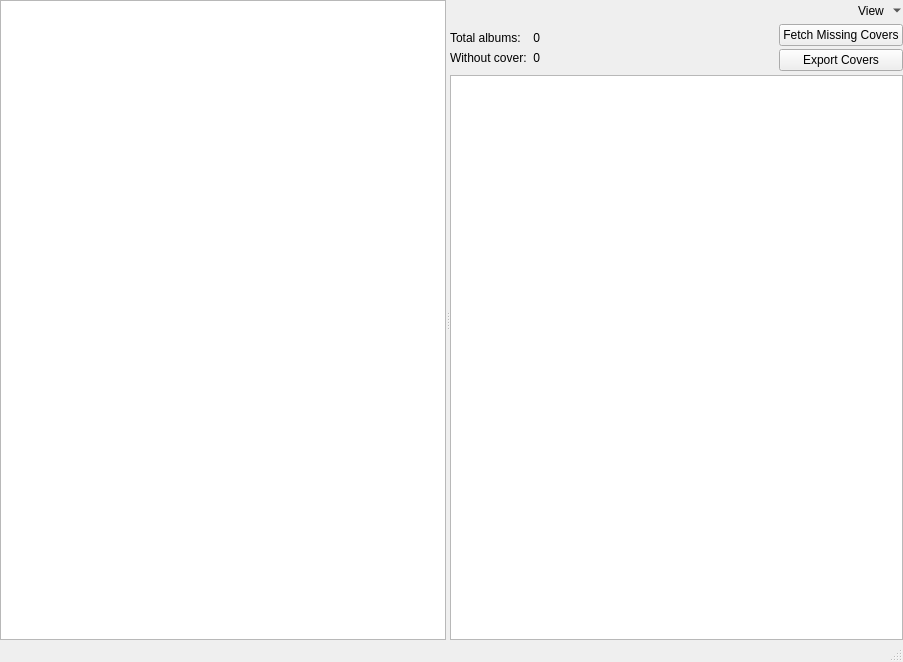
<?xml version="1.0" encoding="UTF-8"?>
<ui version="4.0">
 <class>CoverManager</class>
 <widget class="QMainWindow" name="CoverManager">
  <property name="geometry">
   <rect>
    <x>0</x>
    <y>0</y>
    <width>903</width>
    <height>662</height>
   </rect>
  </property>
  <property name="windowTitle">
   <string>Cover Manager</string>
  </property>
  <property name="windowIcon">
   <iconset resource="../../data/icons.qrc">
    <normaloff>:/icons/64x64/mango.png</normaloff>:/icons/64x64/mango.png</iconset>
  </property>
  <widget class="QWidget" name="centralWidget">
   <layout class="QVBoxLayout" name="verticalLayout_2">
    <property name="leftMargin">
     <number>0</number>
    </property>
    <property name="topMargin">
     <number>0</number>
    </property>
    <property name="rightMargin">
     <number>0</number>
    </property>
    <property name="bottomMargin">
     <number>0</number>
    </property>
    <item>
     <widget class="QSplitter" name="splitter">
      <property name="orientation">
       <enum>Qt::Horizontal</enum>
      </property>
      <widget class="QListWidget" name="artists">
       <property name="alternatingRowColors">
        <bool>true</bool>
       </property>
       <property name="selectionBehavior">
        <enum>QAbstractItemView::SelectRows</enum>
       </property>
       <property name="iconSize">
        <size>
         <width>24</width>
         <height>24</height>
        </size>
       </property>
       <property name="uniformItemSizes">
        <bool>true</bool>
       </property>
      </widget>
      <widget class="QWidget" name="widget" native="true">
       <layout class="QVBoxLayout" name="verticalLayout">
        <property name="spacing">
         <number>0</number>
        </property>
        <property name="leftMargin">
         <number>0</number>
        </property>
        <property name="topMargin">
         <number>0</number>
        </property>
        <property name="rightMargin">
         <number>0</number>
        </property>
        <property name="bottomMargin">
         <number>0</number>
        </property>
        <item>
         <layout class="QHBoxLayout" name="horizontalLayout_2">
          <property name="spacing">
           <number>6</number>
          </property>
          <property name="bottomMargin">
           <number>0</number>
          </property>
          <item>
           <widget class="SearchField" name="filter" native="true">
            <property name="placeholderText" stdset="0">
             <string>Enter search terms here</string>
            </property>
           </widget>
          </item>
          <item>
           <widget class="QToolButton" name="view">
            <property name="accessibleName">
             <string>MenuPopupToolButton</string>
            </property>
            <property name="text">
             <string>View</string>
            </property>
            <property name="iconSize">
             <size>
              <width>16</width>
              <height>16</height>
             </size>
            </property>
            <property name="popupMode">
             <enum>QToolButton::MenuButtonPopup</enum>
            </property>
            <property name="toolButtonStyle">
             <enum>Qt::ToolButtonTextBesideIcon</enum>
            </property>
            <property name="autoRaise">
             <bool>true</bool>
            </property>
           </widget>
          </item>
         </layout>
        </item>
        <item>
         <layout class="QHBoxLayout" name="horizontalLayout">
          <property name="spacing">
           <number>6</number>
          </property>
          <item>
           <layout class="QVBoxLayout" name="verticalLayout_4" stretch="0,0">
            <property name="topMargin">
             <number>10</number>
            </property>
            <property name="bottomMargin">
             <number>10</number>
            </property>
            <item>
             <widget class="QLabel" name="label_3">
              <property name="text">
               <string>Total albums:</string>
              </property>
             </widget>
            </item>
            <item>
             <widget class="QLabel" name="label_2">
              <property name="text">
               <string>Without cover:</string>
              </property>
             </widget>
            </item>
           </layout>
          </item>
          <item>
           <layout class="QVBoxLayout" name="verticalLayout_6">
            <property name="topMargin">
             <number>10</number>
            </property>
            <property name="bottomMargin">
             <number>10</number>
            </property>
            <item>
             <widget class="QLabel" name="total_albums">
              <property name="layoutDirection">
               <enum>Qt::RightToLeft</enum>
              </property>
              <property name="text">
               <string>0</string>
              </property>
              <property name="alignment">
               <set>Qt::AlignRight|Qt::AlignTrailing|Qt::AlignVCenter</set>
              </property>
             </widget>
            </item>
            <item>
             <widget class="QLabel" name="without_cover">
              <property name="text">
               <string>0</string>
              </property>
              <property name="alignment">
               <set>Qt::AlignRight|Qt::AlignTrailing|Qt::AlignVCenter</set>
              </property>
             </widget>
            </item>
           </layout>
          </item>
          <item>
           <spacer name="horizontalSpacer">
            <property name="orientation">
             <enum>Qt::Horizontal</enum>
            </property>
            <property name="sizeHint" stdset="0">
             <size>
              <width>40</width>
              <height>20</height>
             </size>
            </property>
           </spacer>
          </item>
          <item>
           <layout class="QVBoxLayout" name="verticalLayout_3">
            <property name="spacing">
             <number>0</number>
            </property>
            <item>
             <widget class="QPushButton" name="button_fetch">
              <property name="text">
               <string>Fetch Missing Covers</string>
              </property>
              <property name="iconSize">
               <size>
                <width>16</width>
                <height>16</height>
               </size>
              </property>
             </widget>
            </item>
            <item>
             <widget class="QPushButton" name="export_covers">
              <property name="text">
               <string>Export Covers</string>
              </property>
             </widget>
            </item>
           </layout>
          </item>
         </layout>
        </item>
        <item>
         <widget class="AlbumCoverManagerList" name="albums">
          <property name="dragEnabled">
           <bool>true</bool>
          </property>
          <property name="dragDropMode">
           <enum>QAbstractItemView::DragDrop</enum>
          </property>
          <property name="alternatingRowColors">
           <bool>false</bool>
          </property>
          <property name="selectionMode">
           <enum>QAbstractItemView::ExtendedSelection</enum>
          </property>
          <property name="iconSize">
           <size>
            <width>120</width>
            <height>120</height>
           </size>
          </property>
          <property name="flow">
           <enum>QListView::LeftToRight</enum>
          </property>
          <property name="isWrapping" stdset="0">
           <bool>true</bool>
          </property>
          <property name="resizeMode">
           <enum>QListView::Adjust</enum>
          </property>
          <property name="spacing">
           <number>2</number>
          </property>
          <property name="viewMode">
           <enum>QListView::IconMode</enum>
          </property>
          <property name="wordWrap">
           <bool>true</bool>
          </property>
         </widget>
        </item>
       </layout>
      </widget>
     </widget>
    </item>
   </layout>
  </widget>
  <widget class="QStatusBar" name="statusBar"/>
  <action name="action_fetch">
   <property name="text">
    <string>Fetch automatically</string>
   </property>
  </action>
  <action name="action_load">
   <property name="text">
    <string>Load</string>
   </property>
  </action>
  <action name="action_add_to_playlist">
   <property name="text">
    <string>Add to playlist</string>
   </property>
  </action>
 </widget>
 <customwidgets>
  <customwidget>
   <class>SearchField</class>
   <extends>QWidget</extends>
   <header>widgets/searchfield.h</header>
  </customwidget>
  <customwidget>
   <class>AlbumCoverManagerList</class>
   <extends>QListWidget</extends>
   <header>covermanager/albumcovermanagerlist.h</header>
  </customwidget>
 </customwidgets>
 <tabstops>
  <tabstop>artists</tabstop>
  <tabstop>view</tabstop>
  <tabstop>button_fetch</tabstop>
  <tabstop>export_covers</tabstop>
  <tabstop>albums</tabstop>
 </tabstops>
 <resources>
  <include location="../../data/data.qrc"/>
  <include location="../../data/icons.qrc"/>
 </resources>
 <connections/>
</ui>
